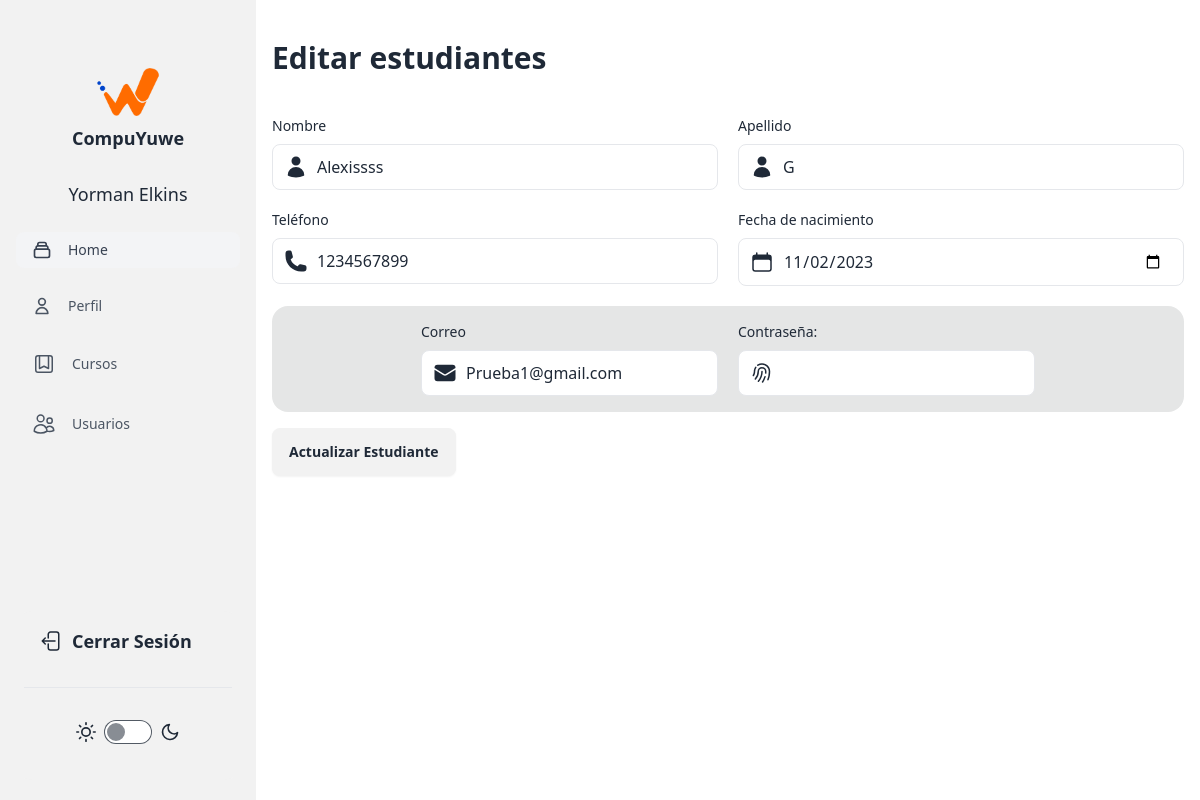
/editar_estudiante?documento_identidad=1 (signed in), run on the app's committed database.
### tables this page shows
CREATE TABLE `estudiantes` (
  `documento_identidad` bigint(11) NOT NULL,
  `nombre` varchar(25) NOT NULL,
  `apellido` varchar(25) NOT NULL,
  `genero` varchar(25) NOT NULL,
  `email` varchar(50) NOT NULL,
  `telefono` varchar(11) NOT NULL,
  `fecha_nacimiento` varchar(25) NOT NULL,
  `contrasena` mediumtext NOT NULL
);

### App/Admin/editar_estudiante.php (the view, shortened to what this page needs)
<?php
include_once __DIR__ . '/../header.php';
$documento_identidad = $_GET['documento_identidad'];
$sql = "SELECT * FROM estudiantes WHERE documento_identidad = ?";
$stmt = $conexion->prepare($sql);
$stmt->bind_param("s", $documento_identidad);
$stmt->execute();
$row = $stmt->get_result()->fetch_assoc();
?>
<div class="container p-4 mt-20 sm:mt-6">
    <h1 class="text-3xl mb-10 font-bold">Editar estudiantes</h1>
    <form action="procesar_editar_estudiante" method="POST">
        <div class="grid grid-cols-1 md:grid-cols-2 xl:grid-cols-3 gap-5">
            <div>
                <label for="nombre" class="block text-sm">Nombre</label>
                <div class="relative flex items-center mt-2">
                    <span class="absolute">
                    </span>
                    <input value="<?php echo $row['nombre']; ?>" type="text" placeholder="Nombre" id="nombre" name="nombre" class="block w-full py-2.5 border rounded-lg pl-11 pr-5 rtl:pr-11 rtl:pl-5 focus:border-blue-400 focus:ring-blue-300 focus:outline-none focus:ring focus:ring-opacity-40">
                </div>
            </div>
            <div>
                <label for="apellido" class="block text-sm">Apellido</label>
                <div class="relative flex items-center mt-2">
                    <span class="absolute">
                    </span>
                    <input value="<?php echo $row['apellido']; ?>" id="apellido" name="apellido" type="text" placeholder="Apellido" class="block w-full py-2.5 border rounded-lg pl-11 pr-5 rtl:pr-11 rtl:pl-5 focus:border-blue-400 focus:ring-blue-300 focus:outline-none focus:ring focus:ring-opacity-40">
                </div>
            </div>
            <div>
                <label for="telefono" class="block text-sm">Teléfono</label>
                <div class="relative flex items-center mt-2">
                    <span class="absolute">
                    </span>
                    <input value="<?php echo $row['telefono']; ?>" id="telefono" name="telefono" type="number" placeholder="Teléfono" class="block w-full py-2.5 border rounded-lg pl-11 pr-5 rtl:pr-11 rtl:pl-5 focus:border-blue-400 focus:ring-blue-300 focus:outline-none focus:ring focus:ring-opacity-40">
                </div>
            </div>
            <div>
                <label for="fecha_nacimiento" class="block text-sm">Fecha de nacimiento</label>
                <div class="relative flex items-center mt-2">
                    <span class="absolute">
                    </span>
                    <input value="<?php echo $row['fecha_nacimiento']; ?>" id="fecha_nacimiento" name="fecha_nacimiento" type="date" placeholder="fecha_nacimiento" class="block w-full py-2.5 border rounded-lg pl-11 pr-5 rtl:pr-11 rtl:pl-5 focus:border-blue-400 focus:ring-blue-300 focus:outline-none focus:ring focus:ring-opacity-40">
                </div>
            </div>
        </div>
        <div class="flex w-full flex-col border-opacity-50 mt-5">
            <div class="card bg-base-300 rounded-box grid place-items-center">
                <div class="grid grid-cols-1 md:grid-cols-2 xl:grid-cols-3 gap-5 p-4">
                    <div>
                        <label for="email" class="block text-sm">Correo</label>
                        <div class="relative flex items-center mt-2">
                            <span class="absolute">
                            </span>
                            <input value="<?php echo $row['email']; ?>"   id="email" name="email" type="email" placeholder="Correo@gmail.com" class="block w-full py-2.5 border rounded-lg pl-11 pr-5 rtl:pr-11 rtl:pl-5 focus:border-blue-400 focus:ring-blue-300 focus:outline-none focus:ring focus:ring-opacity-40">
                        </div>
                    </div>
                    <div>
                        <label for="contrasena" class="block text-sm">Contraseña:</label>
                        <div class="relative flex items-center mt-2">
                            <span class="absolute">
                            </span>
                            <input  value="<?php echo $contrasena; ?>"  id="contrasena" name="contrasena" type="password" placeholder="" class="block w-full py-2.5 border rounded-lg pl-11 pr-5 rtl:pr-11 rtl:pl-5 focus:border-blue-400 focus:ring-blue-300 focus:outline-none focus:ring focus:ring-opacity-40">
                        </div>
                    </div>
                </div>
            </div>
        </div>
        <button type="submit" class="btn mt-4">Actualizar Estudiante</button>
    </form>
</div>
<?php
include_once __DIR__ . '/../footer.php';
?>

### data on the page
estudiantes: nombre "Alexissss", apellido "G", telefono "1234567899", fecha_nacimiento "11/02/2023", email "Prueba1@gmail.com"

### other printed values
$_SESSION['nombre_usuario'] "Yorman Elkins"
